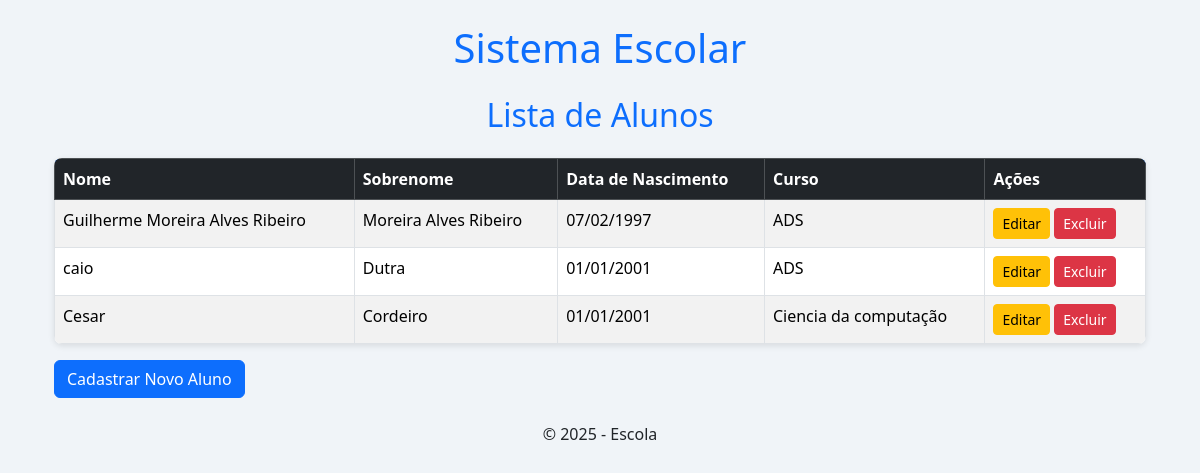
The page / on the database its author committed.
### alunos/models.py (models this page shows, shortened)
class Aluno(models.Model):
    nome = models.CharField(max_length=100)
    sobrenome = models.CharField(max_length=100)
    data_nascimento = models.DateField()
    curso = models.CharField(max_length=100)

### alunos/views.py (the view)
# urls.py: path('', views.listar_alunos, name='listar_alunos'),
def listar_alunos(request):
    alunos = Aluno.objects.all()
    return render(request, 'alunos/listar_alunos.html', {'alunos': alunos})

### alunos/templates/alunos/listar_alunos.html (shortened to what this page needs)
{% extends 'alunos/base.html' %}
{% block content %}
<div class="container">
    <h2 class="mb-4">Lista de Alunos</h2>
    <table class="table table-striped table-bordered">
        <thead class="table-dark">
            <tr>
                <th>Nome</th>
                <th>Sobrenome</th>
                <th>Data de Nascimento</th>
                <th>Curso</th>
                <th>Ações</th>
            </tr>
        </thead>
        <tbody>
            {% for aluno in alunos %}
            <tr>
                <td>{{ aluno.nome }}</td>
                <td>{{ aluno.sobrenome }}</td>
                <td>{{ aluno.data_nascimento|date:"d/m/Y" }}</td>
                <td>{{ aluno.curso }}</td>
                <td>
                    <a href="{% url 'editar_aluno' aluno.id %}" class="btn btn-warning btn-sm">Editar</a>
                    <a href="{% url 'excluir_aluno' aluno.id %}" class="btn btn-danger btn-sm">Excluir</a>
                </td>
            </tr>
            {% empty %}
            <tr>
                <td colspan="5" class="text-center">Nenhum aluno cadastrado</td>
            </tr>
            {% endfor %}
        </tbody>
    </table>
    <a href="{% url 'cadastrar_aluno' %}" class="btn btn-primary">Cadastrar Novo Aluno</a>
</div>
{% endblock %}

### alunos/templates/alunos/base.html (shortened to what this page needs)
{% load static %}
<!DOCTYPE html>
<html lang="pt-br">
<head>
    <link href="https://cdn.jsdelivr.net/npm/bootstrap@5.3.2/dist/css/bootstrap.min.css" rel="stylesheet">
    <link href="{% static 'alunos/css/style.css' %}" rel="stylesheet">
</head>
<body class="container mt-4">
    <header class="mb-4">
        <h1 class="text-center">Sistema Escolar</h1>
    </header>
    <main>
        {% block content %}{% endblock %}
    </main>
    <footer class="text-center mt-4">
        <p>&copy; 2025 - Escola</p>
    </footer>
</body>
</html>

### alunos/static/alunos/css/style.css (style rules this page uses)
body { background-color: #f0f4f8; font-family: 'Segoe UI', Tahoma, Geneva, Verdana, sans-serif; }
h1, h2 { color: #0d6efd; margin-bottom: 20px; text-align: center; }
.btn-primary { background-color: #0d6efd; border-color: #0d6efd; }
table { background-color: white; border-radius: 8px; overflow: hidden; box-shadow: 0 2px 6px rgba(0,0,0,0.1); }
thead { background-color: #0d6efd; color: white; }

### rows shown on the page
Aluno: nome "Guilherme Moreira Alves Ribeiro", sobrenome "Moreira Alves Ribeiro", data_nascimento "07/02/1997", curso "ADS"
Aluno: nome "caio", sobrenome "Dutra", data_nascimento "01/01/2001", curso "ADS"
Aluno: nome "Cesar", sobrenome "Cordeiro", data_nascimento "01/01/2001", curso "Ciencia da computação"
